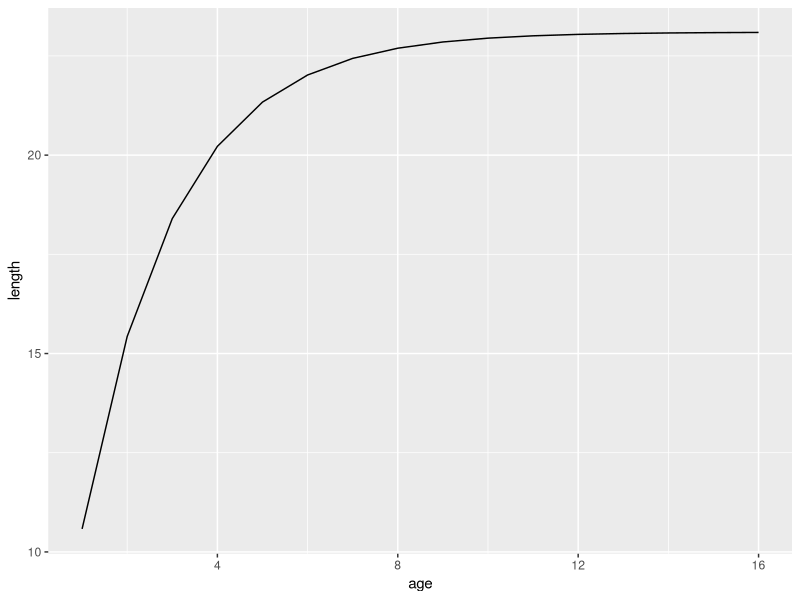
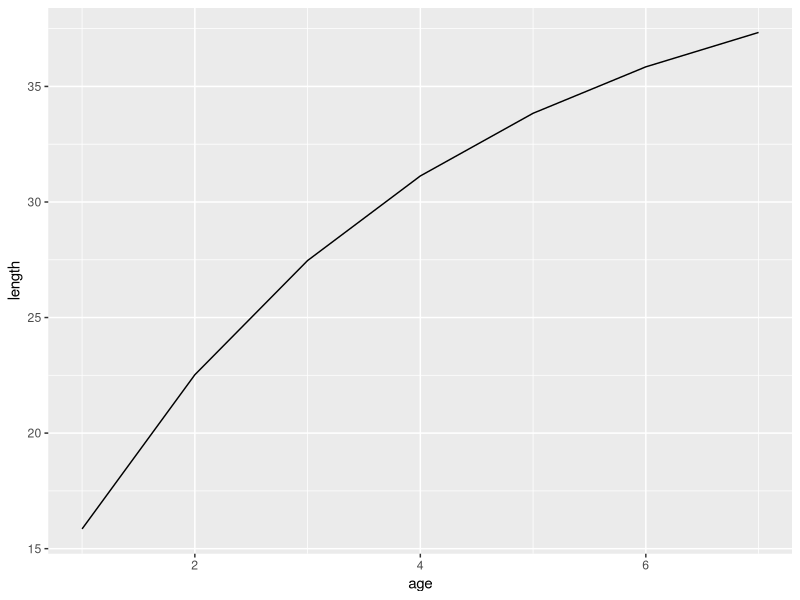
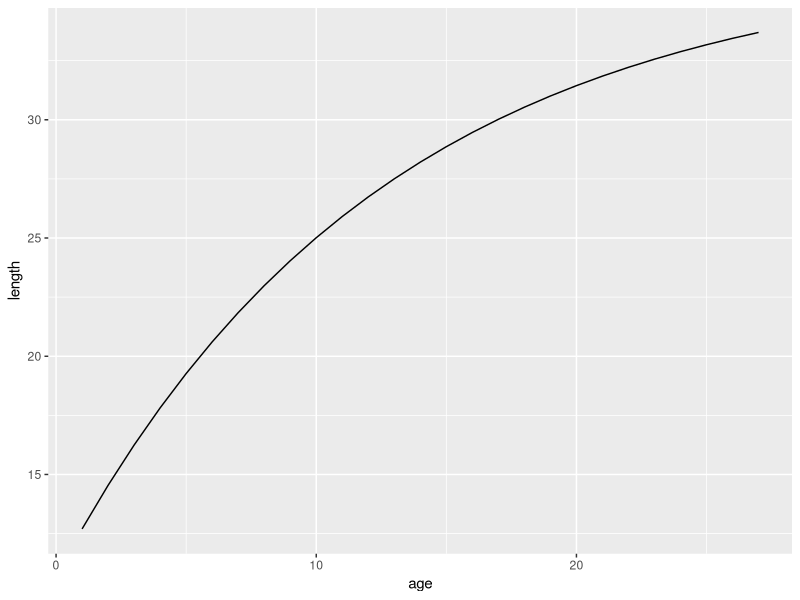
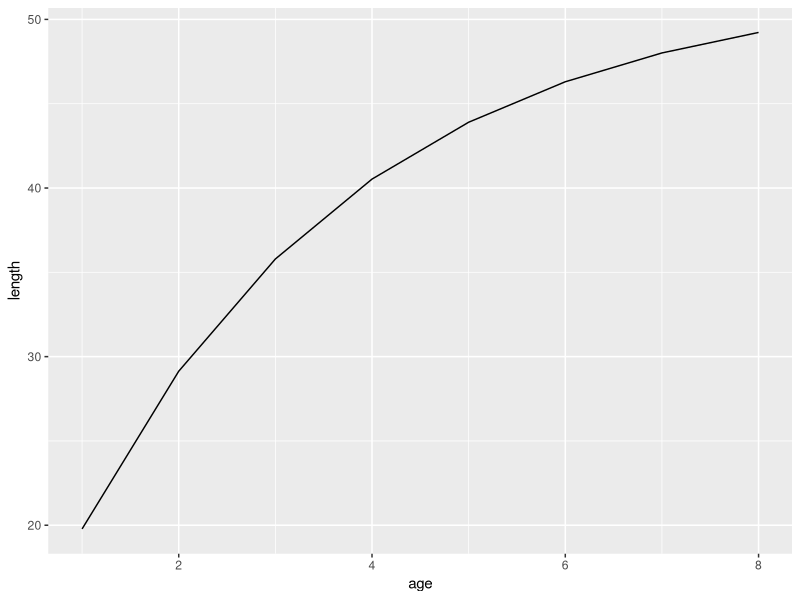
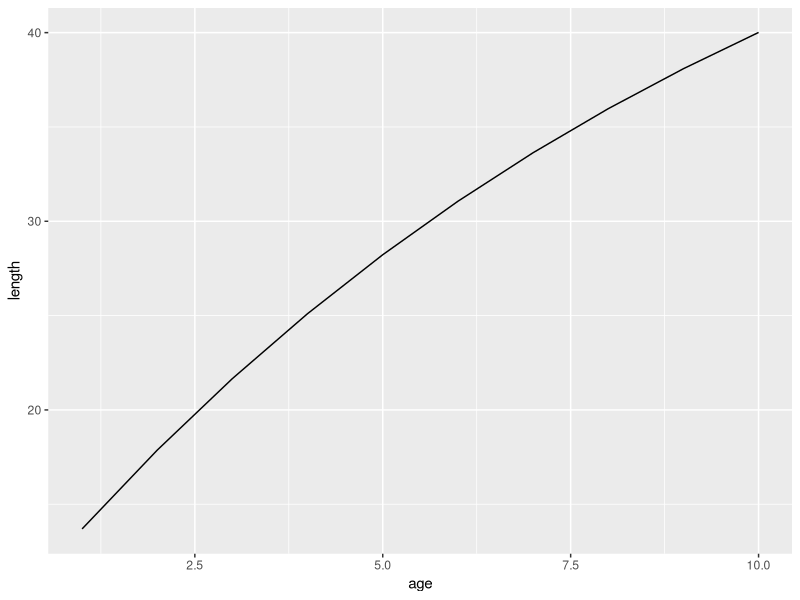
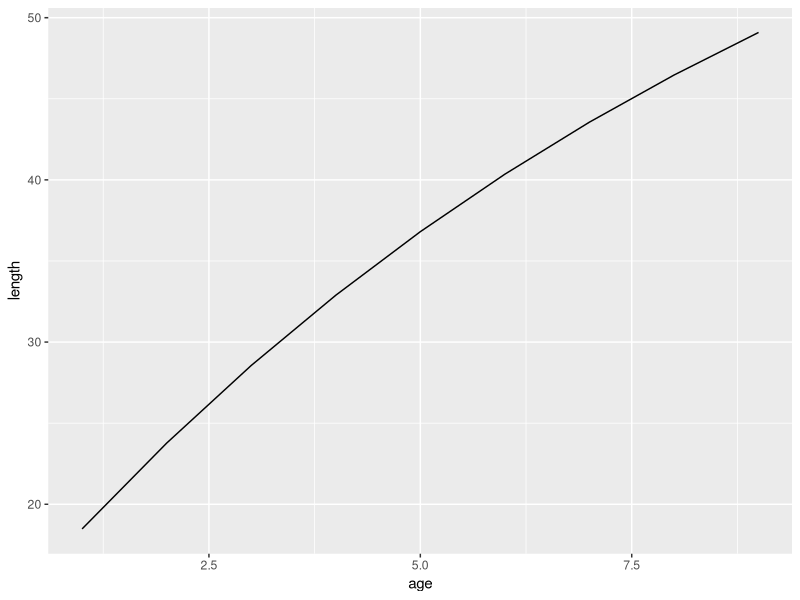
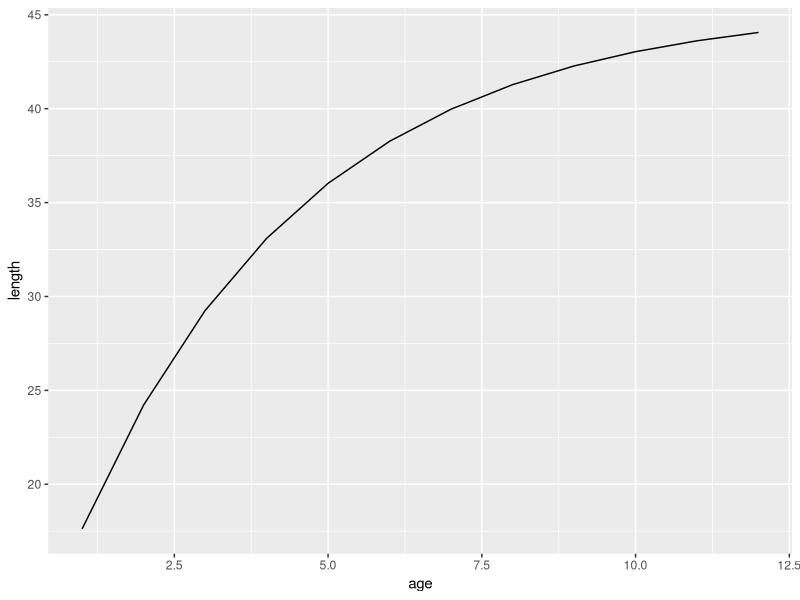
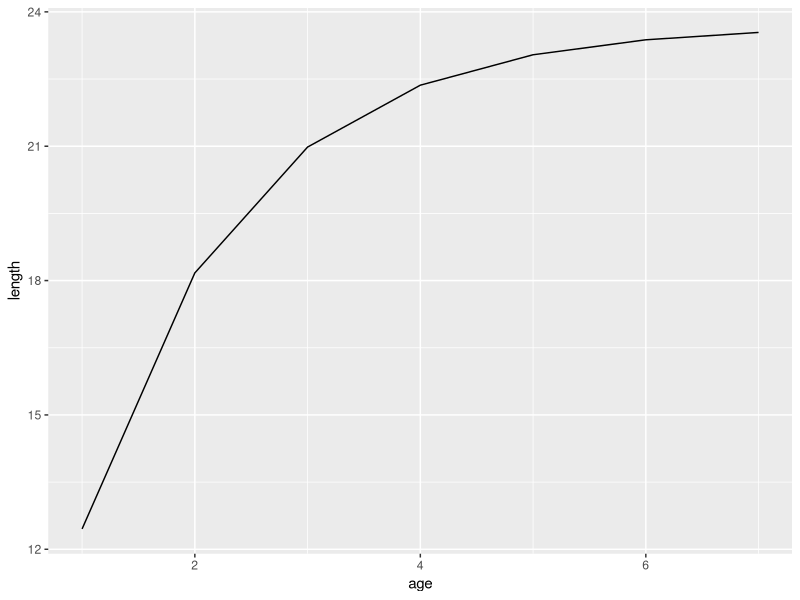

Source code (R) for these figures, in order:
library(ggplot2)
library(dplyr)
library(tidyr)
library(reshape2)

lifehistory <- read.csv("MNI_LH_FINAL_aug_2016.csv")
lifehistory[is.na(lifehistory)] <- 0
View(lifehistory)

lifehistory$Value[lifehistory$Species=="ACANCO"&lifehistory$Parameter=="Linf"]

lifehistory<-na.omit(lifehistory)

lh2<- lifehistory[,1:3] %>%
      spread(Parameter, Value)
  

allspecies<-unique(lifehistory$Species)

Lm <- data.frame(Species = allspecies, 
                 Lm = rep(0, length(allspecies)))

pdf('TESTlength.pdf')
i=1
for (i in 1:length(allspecies))
{
  temp<-lifehistory %>%
    filter(lifehistory$Species==allspecies[i]) 
             
  age<- c(1:temp$Value[temp$Parameter=='tmax'])

  
             length<-temp$Value[temp$Parameter=='Linf']*(1-exp(-temp$Value[temp$Parameter=='K']*(age-temp$Value[temp$Parameter=='t0'])))
  plotdf<-data.frame(age,length)  
  print(ggplot(plotdf,aes(x=age,y=length))+
    geom_line())

  Lm[i,2] <-  tail(length, n=1)
  print(i)
  
}

dev.off() # turns off pdf call


# Test LHI 
#

LHI <- lh2 %>%
  mutate(mk = M/K , 
         LmLinf = m50/Linf, 
         LmLinf.est = 3/((M/K)+3),
         Mtmax = M*tmax) 



